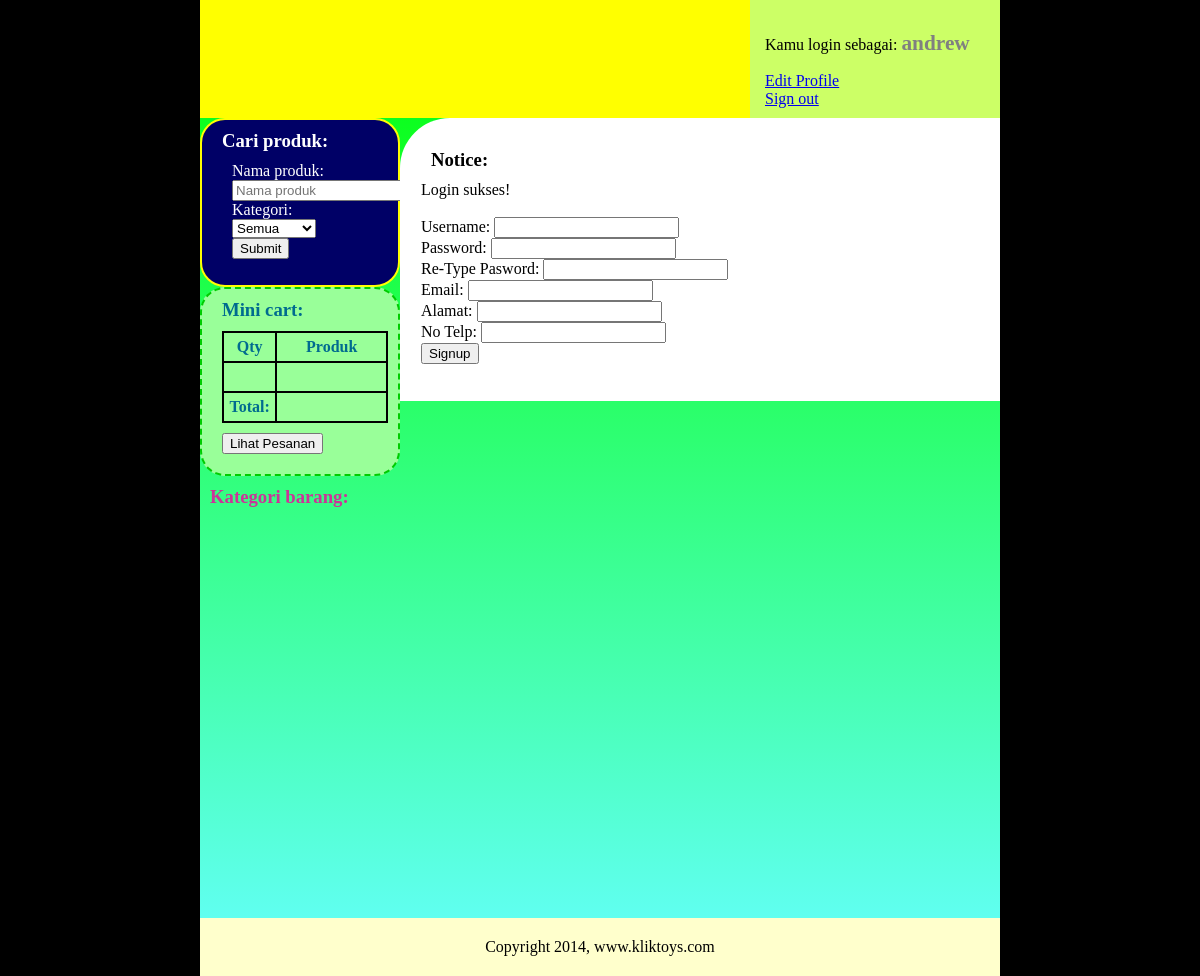
Before: /signup_user.php (signed in) with the older database file.
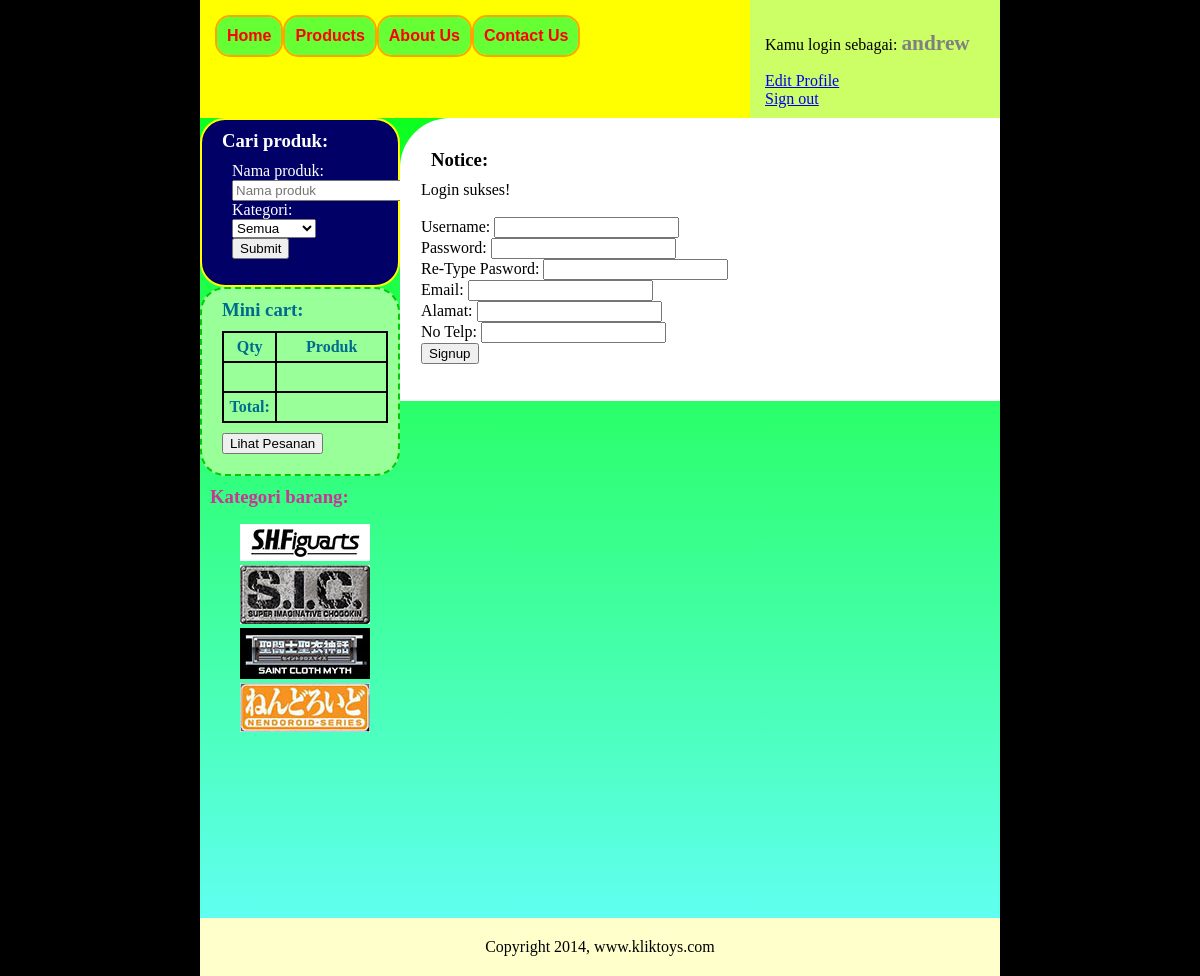
After: the same page with the newer database file.
### tables this page shows
CREATE TABLE IF NOT EXISTS `subjects` (
  `id` int(11) NOT NULL,
  `subject_name` varchar(60) NOT NULL
);

CREATE TABLE IF NOT EXISTS `jenis_barang` (
  `id_jenis` int(11) NOT NULL,
  `nama` varchar(30) NOT NULL,
  `gambar` varchar(60) NOT NULL
);

### includes/left_wing.php (the view, shortened to what this page needs)
<div id="left-wing">
	<div id="search-container">
		<h3>Cari produk:</h3>
		<form id = "form-cari" action="products.php" method="GET">
			<label>Nama produk:</label>
			<input type="text" placeholder="Nama produk" name="cari" />
			<label>Kategori:</label>
			<br />
			<select name="jenis">
				<option value="semua">Semua</option>
			</select>
			<br />
			<input type="submit" name="submit" value="Submit" />
		</form>
	</div>
	<?php
		if(!empty($_SESSION['reg_user'])){
	?>
		<div id="mini-cart">
			<h3>Mini cart:</h3>
			<table id="mini-cart">
				<tr>
					<th>Qty</th>
					<th>Produk</th>
				<tr>
				<?php
					if(empty($_SESSION['shop_list'])){
						echo "<tr><td></td></tr>";
					}
				?>
				<tr>
					<th>Total:</th>
					<td>
					</td>
				</tr>
			</table>
			<button id="pesan" onclick="location.href = 'shopping_cart.php';">Lihat Pesanan</button>
		</div>
	<?php
		}
	?>
	<div id="kategori">
		<h3>Kategori barang:</h3>
		<ul id="category-list">
			<?php
				$query = "SELECT * FROM jenis_barang";
				$tabel_jenis = mysqli_query($connection,$query);
				if(mysqli_num_rows($tabel_jenis) > 0){
					while($baris = mysqli_fetch_assoc($tabel_jenis)){
						echo "<li><a href=\"products.php?cari=&jenis={$baris['id_jenis']}\">";
						echo "<img src='{$baris['gambar']}'/>";
						echo "</a>";
						echo "</li>";
					}
				}
			?>
		</ul>
	</div>
</div>

### includes/header.php (shortened to what this page needs)
<div id="header">
	<div id="user-login">
	<?php
		if(empty($_SESSION['reg_user'])){
			include("../includes/form_login.php");
		}
		else{
			$query = "SELECT nama FROM reg_user WHERE id={$_SESSION['reg_user']}";
			$nama = mysqli_fetch_assoc(mysqli_query($connection,$query));
			echo "<p>Kamu login sebagai: <span>{$nama['nama']}</span></p>";
			echo "<a href=\"edit_user.php\">Edit Profile</a>";
			echo "<br>";
			echo "<a href=\"signout.php\">Sign out</a>";
		}
	?>
	</div>
	<ul id="navi">
		<?php
			$query = "SELECT * FROM subjects";
			$tabel_subject = mysqli_query($connection,$query);
			while($baris = mysqli_fetch_assoc($tabel_subject)){
				echo "<li>";
				echo "<a href=\"";
				$nama_page = strtolower($baris['subject_name']);
				$nama_page = str_replace(" ","_",$nama_page);
				echo $nama_page.".php\">";
				echo $baris['subject_name'];
				echo "</a>";
				echo "</li>";
			}
		?>
	</ul>
</div>

Changed rows visible on the page:
added subjects: subject_name "Home"
added subjects: subject_name "Products"
added subjects: subject_name "About Us"
added subjects: subject_name "Contact Us"
now on this page (row edited): jenis_barang: gambar (picture)
now on this page (row edited): jenis_barang: gambar (picture)
now on this page (row edited): jenis_barang: gambar (picture)
now on this page (row edited): jenis_barang: gambar (picture)
